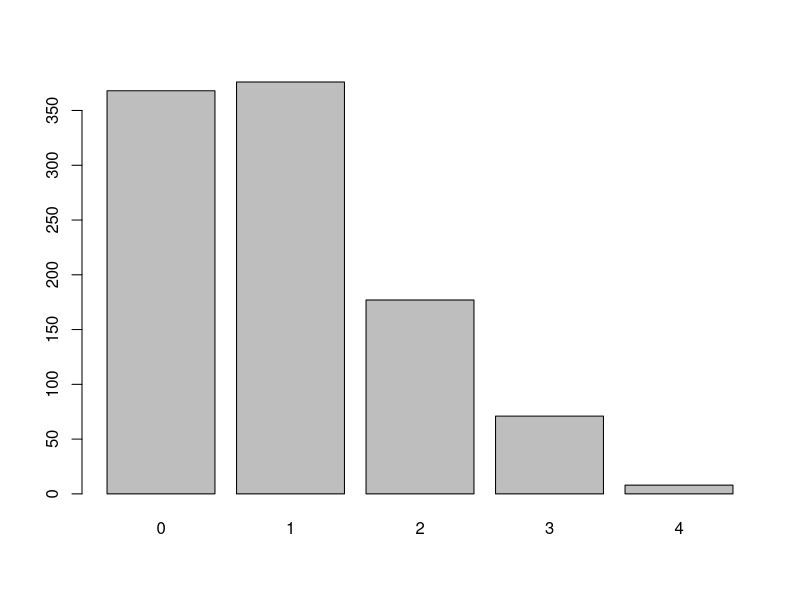

This figure's R source:
## ---- chunk 1
q1 = matrix(c(-1, 2, 6, 1, -1, -10, 3, 5, -1, 5, 7, 3), nrow=3, ncol=4)
q1
## ---- chunk 2
q1.1 = matrix(c(2, 2, 6, -2, -1, -10, -6, 5, -1, -10, 7, 3), nrow=3, ncol=4)
q1.1
## ---- chunk 3
q1.2 = matrix(c(1, 0, 6, -1, 1, -10, -3, 11, -1, -5, 17, 3), nrow=3, ncol=4)
q1.2
## ---- chunk 4
q1.3 = matrix(c(1, 0, 0, -1, 1, -4, -3, 11, 17, -5, 17, 33), nrow=3, ncol=4)
q1.3
## ---- chunk 5
q1.4 = matrix(c(-1, 0, 0, 1, -4, -4, 3, -44, 17, 5, 68, 33), nrow=3, ncol=4)
q1.4
## ---- chunk 6
q1.5 = matrix(c(-1, 0, 0, 1, 1, 0, 3, 11, 61, 5, 17, 101), nrow=3, ncol=4)
q1.5
## ---- chunk 7
q1 = matrix(c(-1, 2, 6, 1, -1, -10, 3, 5, -1, 5, 7, 3), nrow=3, ncol=4)
q1
## ---- chunk 8
q3 = matrix(c(1, 0, 0, 0, 0, 
              0, 1, 0, 0, 0, 
              0, 0, 1, 0, 0,
              0, 0, 0, 1, 0,
              0, 0, 0, 0, 1), nrow=5, ncol=5)
q3
## ---- chunk 9
q4 = matrix(c(2, -1, 1, -1, -2, 0, 4, 6, -3), nrow=3, ncol=3)
q4
## ---- chunk 10
q4.1 = matrix(c(NA, -1, 1, -1, NA, 0, 4, 6, NA), nrow=3, ncol=3) # NA = X in this matrix
q4.1
## ---- chunk 11
q5 = matrix(c(2, -1, 1, -1, -2, 0, 4, 6, -3), nrow=3, ncol=3)
q5
## ---- chunk 12
PRB <- (((.10*.30)+(.05*.30))/.7)
PRBA <- .10
PRA <- 0.5

PAB <- (PRBA*PRA)/PRB

PAB

## ---- chunk 13
PRB2 <- (((0.125*20)+(0.5*20))/40)
PRBA2 <- .5
PRA2 <- .125
PAB2 <- ((PRBA2*PRA2)/PRB2) 

PAB2 *.05 #multipled by .5 because Fred has to select 1 of 2 bowls

## ---- chunk 14
x=rlnorm(100, log(50), log(10))

mean(x)

se <- sd(x)/sqrt(length(x))

se
## ---- chunk 15
x=rnorm(100,mean=40,sd=25)

mean(x)

sd(x)
## ---- chunk 16
x=rnorm(100,mean=40,sd=25)

y=mean(x)

1-pnorm(y, 40, 25)

## ---- chunk 17
rbinom(1, 10, .1)
## ---- chunk 18
barplot(table(rbinom(1000,10,.1)))
